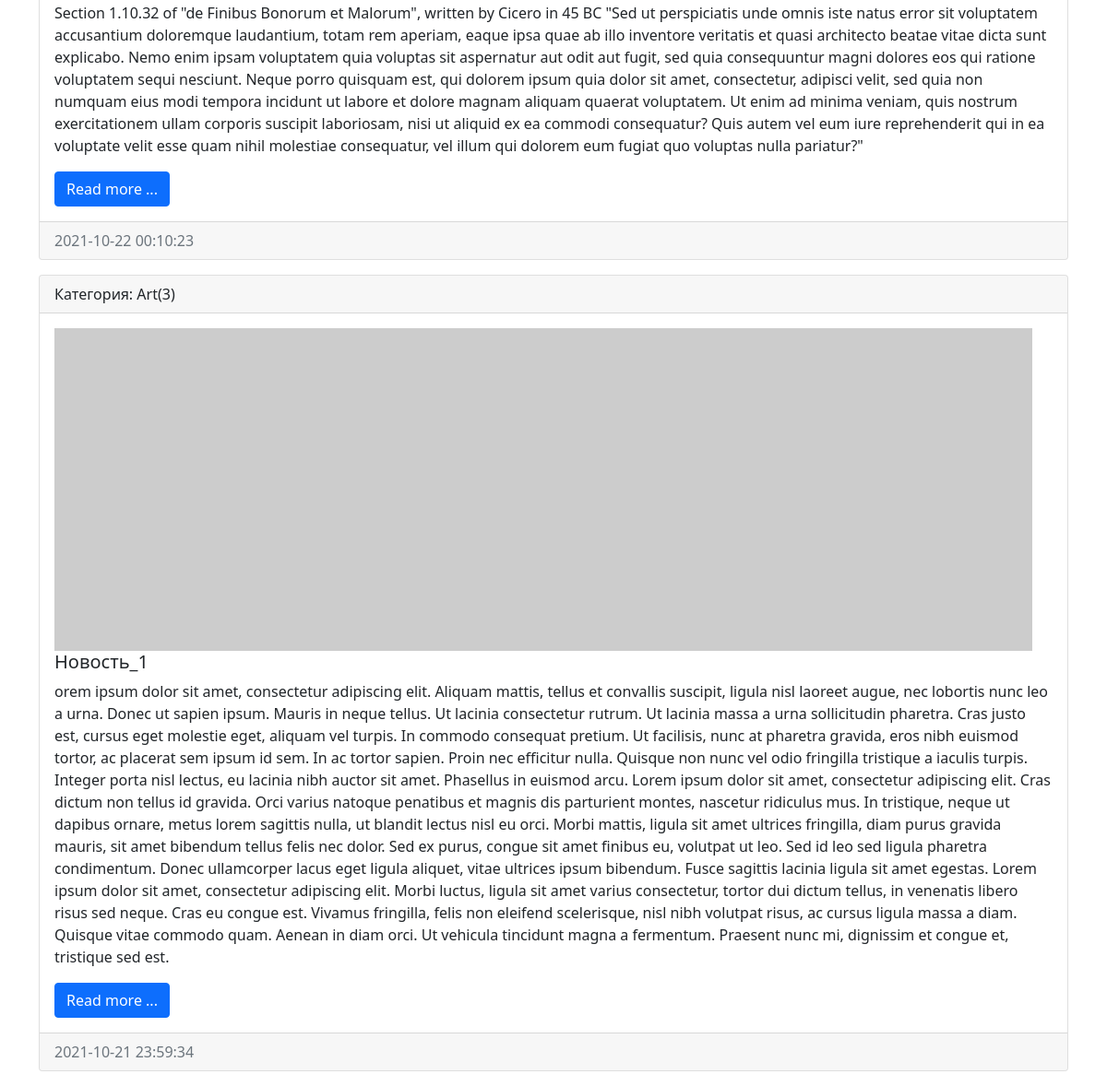
The page /news/ (lower part) on the database as committed earlier.
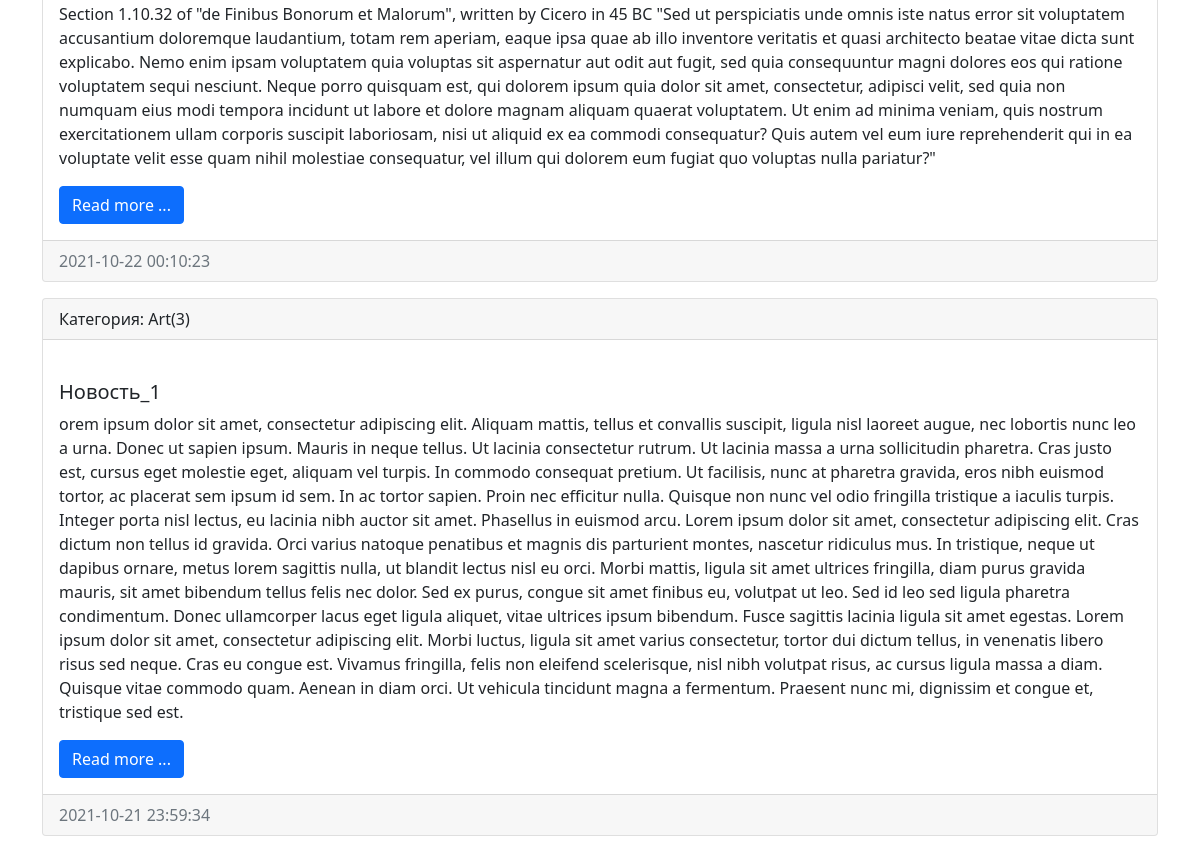
The same page on the database as committed later.
### news/models.py (models this page shows, shortened)
class News(models.Model):
    title        = models.CharField(max_length=150, verbose_name='Наименование')
    content      = models.TextField(blank=True, verbose_name='Контент')
    created_at   = models.DateTimeField(auto_now_add=True, verbose_name='Дата публикации')
    updated_at   = models.DateTimeField(auto_now=True, verbose_name='Обновлено')
    photo        = models.ImageField(upload_to='photos/%Y/%m/%d', verbose_name='Фото', blank=True)
    is_published = models.BooleanField(default=True, verbose_name='Опубликовано')
    category = models.ForeignKey('Category', on_delete=models.PROTECT, null=True, verbose_name='Категория')
    class Meta:
        verbose_name = 'Новость(model)'
        verbose_name_plural = 'Новости(model)'
        ordering = ['-created_at', '-title']

class Category(models.Model):
    title = models.CharField(max_length=150, db_index=True, verbose_name='Наименование категории')
    class Meta:
        verbose_name = 'Категория'
        verbose_name_plural = 'Категории'
        ordering = ['title']

### news/views.py (the view)
# urls.py: path('', index),  # 127.0.0.1:8000/news
def index(request):
    news = News.objects.all()
    context = {
        'news': news,
        'title': 'News List'
    }
    return render(request, template_name='news/index.html', context=context)

### news/templates/news/index.html (shortened to what this page needs)
<!doctype html>
<html lang="en">
  <head>
    <link href="https://cdn.jsdelivr.net/npm/bootstrap@5.1.3/dist/css/bootstrap.min.css" rel="stylesheet">
  </head>
  <body>
    <div class="container mt-3">
      <div class="row">
        <div class="col-md-12">
          {% for item in news %}
          <div class="card mb-3">
            <div class="card-header">
              Категория: {{ item.category.title }}({{ item.category.id }})
            </div>
            <div class="card-body">
              <div class="media">
                {% if item.photo %}
                    <img src="{{ item.photo.url }}" alt="" width="350" class="mr-3">
                {% else %}
                    <img src="https://picsum.photos/id/1060/350/235/?blur=2" alt="" class="mr-3">
                {% endif %}
                <div class="media-body">
                  <h5 class="card-title">{{ item.title }}</h5>
                  <p class="card-text">{{ item.content }}</p>
                  <a href="#" class="btn btn-primary">Read more ...</a>
                </div>
              </div>
            </div>
            <div class="card-footer text-muted">
              {{ item.created_at|date:"Y-m-d H:i:s" }}
            </div>
          </div>
          {% endfor %}
        </div>
      </div>
    </div>
  </body>
</html>

Rows that differ between the two databases and show on the page:
changed News "Новость_1": photo: picture removed
